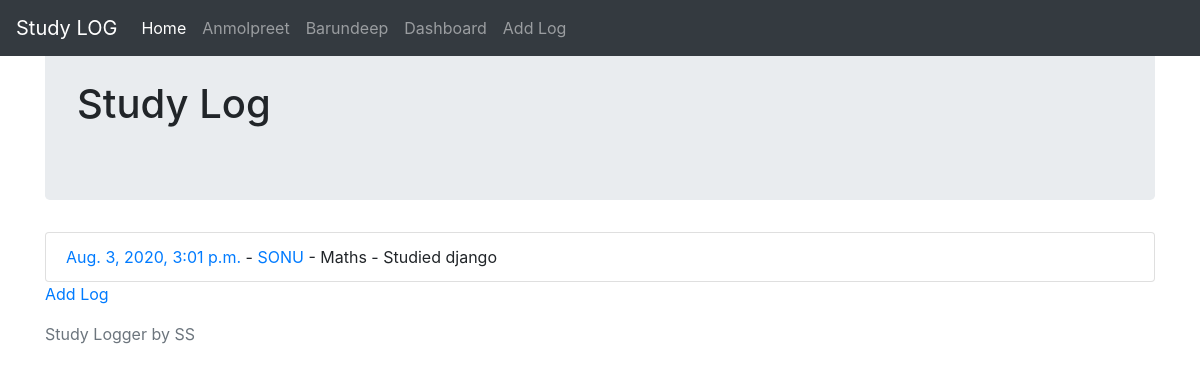
Page /Sonu on the committed database.
### study/models.py (models this page shows, shortened)
class StudyLog(models.Model):
    subject = models.ForeignKey(Subject, on_delete=models.CASCADE)
    user = models.CharField(max_length=40)
    date = models.DateTimeField(default=timezone.now)
    update_date = models.DateTimeField(auto_now=True)
    description = models.TextField(max_length=300)
    next_review_date = models.DateTimeField(default=days_hence)
    def get_absolute_url(self):
        return reverse('update-view', args=[str(self.id)])
    def get_user_url(self):
        return reverse('user-view', args=[str(self.user)])

class Subject(models.Model):
    name = models.CharField(max_length=50)
    def __str__(self):
        return self.name

### study/views.py (the view)
# urls.py: path('<str:user>', views.UserListView.as_view(), name="user-view"),
class UserListView(ListView):
    model = StudyLog
    template_name = "study/index.html"
    def get_queryset(self):
        user = self.kwargs['user']
        return StudyLog.objects.filter(user__iexact=user).order_by('-date')

### study/templates/study/index.html (shortened to what this page needs)
{% extends 'base.html' %}
{% block content %}
<div class="jumbotron">
<h1>Study Log</h1>
</div>
<ul class="list-group">
{% for object in object_list %}
<li class="list-group-item"><a href="{{ object.get_absolute_url }}">{{object.date}} </a>
    - <a href="{{ object.get_user_url }}"> {{object.user|upper}}</a> - {{object.subject}}  - {{object.description}} </li>
{% endfor %}
</ul>
<a href={% url "create-view"  %}> Add Log</a>
{% endblock content %}

### rows in the picture
StudyLog: date "Aug. 3, 2020, 3:01 p.m.", user "SONU", subject "Maths", description "Studied django"
